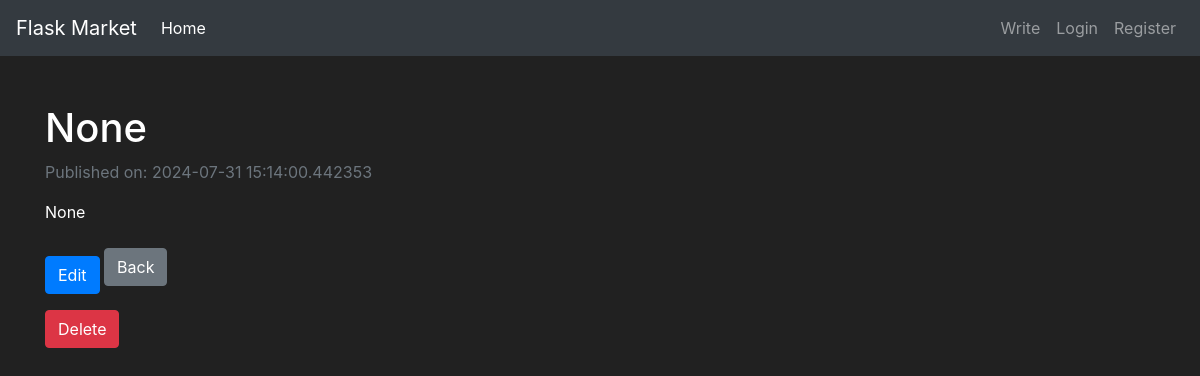
Page /blog?post_id=14 on the earlier database version.
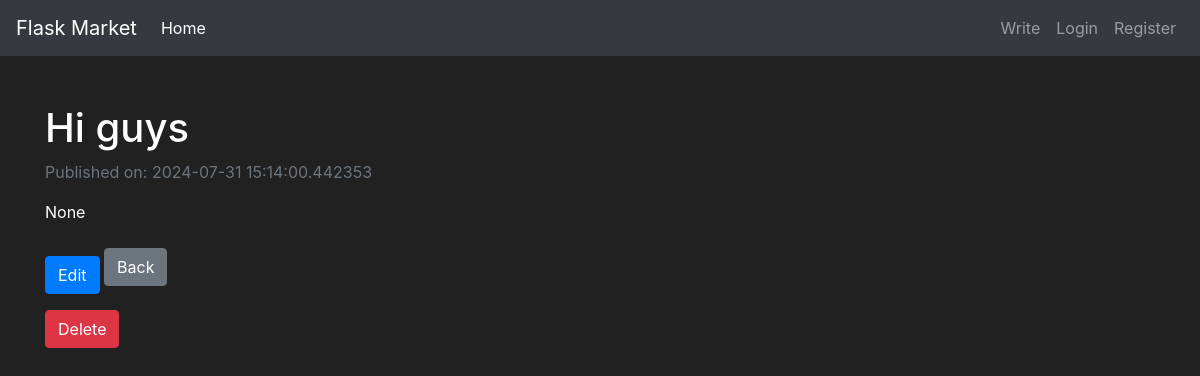
Same page on the later database version.
### pencil/models.py (models this page shows, shortened)
class Post(db.Model):
    id  = db.Column(db.Integer(), primary_key=True, nullable=False)
    title = db.Column(db.String(length=50), nullable=False)
    content = db.Column(db.Text(), nullable=False)
    publication_date = db.Column(db.DateTime, default=datetime.utcnow())
    modification_date = db.Column(db.DateTime, default=datetime.utcnow())
    owner = db.Column(db.Integer(), db.ForeignKey("user.id"))

### pencil/routes.py (the view)
@app.route("/blog", methods=["GET", "POST"])
def blog_page():
    if request.method == "GET":
        post_id = request.args.get("post_id")
        if post_id:
            requested_blog = Post.query.filter_by(id=post_id).first()
            if requested_blog:
                return render_template("blog.html", post_id=requested_blog)
            else:
                abort(404)
    return redirect(url_for("home_page"))

### pencil/templates/blog.html (shortened to what this page needs)
{% extends 'base.html' %}
{% block content %}
<body>
    <div class="container mt-5">
        <h1>{{ post_id.title }}</h1>
        <p class="text-muted">Published on: {{ post_id.publication_date }}</p>
        <div class="mt-3">
            <p>{{ post_id.content }}</p>
        </div>
        <a href="{{ url_for('modify_post', post_id=post_id.id) }}" class="btn btn-primary mt-3">Edit</a>
        <a href="{{ url_for('home_page') }}" class="btn btn-secondary">Back</a>
        <form action="{{ url_for('delete_page', post_id=post_id.id) }}" method="POST" class="mt-3">
            <button type="submit" class="btn btn-danger">Delete</button>
        </form>
    </div>
</body>
{% endblock %}

Differences in the rows shown:
changed Post "None": title "None" → "Hi guys"
